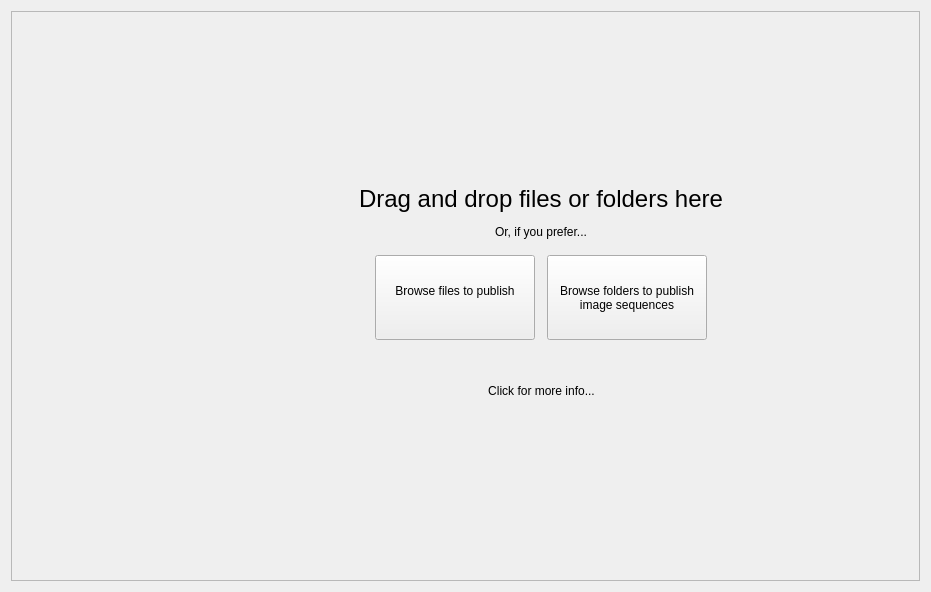
     <widget class="QWidget" name="large_drop_area_frame">
      <layout class="QVBoxLayout" name="verticalLayout_3">
       <property name="spacing">
        <number>0</number>
       </property>
       <item>
        <widget class="DropAreaFrame" name="large_drop_area">
         <property name="frameShape">
          <enum>QFrame::StyledPanel</enum>
         </property>
         <property name="frameShadow">
          <enum>QFrame::Raised</enum>
         </property>
         <layout class="QGridLayout" name="gridLayout_2" rowstretch="3,0,4" columnstretch="1,0,1">
          <property name="margin">
           <number>0</number>
          </property>
          <property name="spacing">
           <number>0</number>
          </property>
          <item row="0" column="1">
           <spacer name="verticalSpacer">
            <property name="orientation">
             <enum>Qt::Vertical</enum>
            </property>
            <property name="sizeHint" stdset="0">
             <size>
              <width>20</width>
              <height>98</height>
             </size>
            </property>
           </spacer>
          </item>
          <item row="1" column="0">
           <spacer name="horizontalSpacer_4">
            <property name="orientation">
             <enum>Qt::Horizontal</enum>
            </property>
            <property name="sizeHint" stdset="0">
             <size>
              <width>166</width>
              <height>20</height>
             </size>
            </property>
           </spacer>
          </item>
          <item row="1" column="1">
           <layout class="QHBoxLayout" name="horizontalLayout_6">
            <property name="spacing">
             <number>0</number>
            </property>
            <item>
             <widget class="QLabel" name="label_5">
              <property name="minimumSize">
               <size>
                <width>150</width>
                <height>150</height>
               </size>
              </property>
              <property name="maximumSize">
               <size>
                <width>150</width>
                <height>150</height>
               </size>
              </property>
              <property name="text">
               <string/>
              </property>
              <property name="pixmap">
               <pixmap resource="resources.qrc">:/tk_multi_datamanager/icon_256.png</pixmap>
              </property>
              <property name="scaledContents">
               <bool>true</bool>
              </property>
              <property name="alignment">
               <set>Qt::AlignCenter</set>
              </property>
             </widget>
            </item>
            <item>
             <layout class="QVBoxLayout" name="verticalLayout" stretch="10,0,0,0,0,0,10,0">
              <property name="spacing">
               <number>0</number>
              </property>
              <item>
               <spacer name="verticalSpacer_3">
                <property name="orientation">
                 <enum>Qt::Vertical</enum>
                </property>
                <property name="sizeHint" stdset="0">
                 <size>
                  <width>20</width>
                  <height>40</height>
                 </size>
                </property>
               </spacer>
              </item>
              <item>
               <widget class="QLabel" name="large_drop_area_label">
                <property name="styleSheet">
                 <string notr="true">QLabel {
    font-size: 24px;
}</string>
                </property>
                <property name="text">
                 <string>Drag and drop files or folders here</string>
                </property>
                <property name="alignment">
                 <set>Qt::AlignCenter</set>
                </property>
               </widget>
              </item>
              <item>
               <spacer name="verticalSpacer_5">
                <property name="orientation">
                 <enum>Qt::Vertical</enum>
                </property>
                <property name="sizeHint" stdset="0">
                 <size>
                  <width>0</width>
                  <height>12</height>
                 </size>
                </property>
               </spacer>
              </item>
              <item>
               <widget class="QLabel" name="label">
                <property name="text">
                 <string>Or, if you prefer...</string>
                </property>
                <property name="alignment">
                 <set>Qt::AlignCenter</set>
                </property>
               </widget>
              </item>
              <item>
               <spacer name="verticalSpacer_6">
                <property name="orientation">
                 <enum>Qt::Vertical</enum>
                </property>
                <property name="sizeHint" stdset="0">
                 <size>
                  <width>0</width>
                  <height>16</height>
                 </size>
                </property>
               </spacer>
              </item>
              <item>
               <layout class="QHBoxLayout" name="horizontalLayout_3">
                <property name="spacing">
                 <number>0</number>
                </property>
                <item>
                 <spacer name="horizontalSpacer_2">
                  <property name="orientation">
                   <enum>Qt::Horizontal</enum>
                  </property>
                  <property name="sizeHint" stdset="0">
                   <size>
                    <width>40</width>
                    <height>20</height>
                   </size>
                  </property>
                 </spacer>
                </item>
                <item>
                 <widget class="QToolButton" name="drop_area_browse_file">
                  <property name="minimumSize">
                   <size>
                    <width>160</width>
                    <height>85</height>
                   </size>
                  </property>
                  <property name="maximumSize">
                   <size>
                    <width>150</width>
                    <height>85</height>
                   </size>
                  </property>
                  <property name="focusPolicy">
                   <enum>Qt::NoFocus</enum>
                  </property>
                  <property name="toolTip">
                   <string>Browse files to publish</string>
                  </property>
                  <property name="text">
                   <string>Browse files to publish
    </string>
                  </property>
                  <property name="icon">
                   <iconset resource="resources.qrc">
                    <normaloff>:/tk_multi_datamanager/file.png</normaloff>:/tk_multi_datamanager/file.png</iconset>
                  </property>
                  <property name="iconSize">
                   <size>
                    <width>32</width>
                    <height>32</height>
                   </size>
                  </property>
                  <property name="toolButtonStyle">
                   <enum>Qt::ToolButtonTextUnderIcon</enum>
                  </property>
                 </widget>
                </item>
                <item>
                 <spacer name="horizontalSpacer_6">
                  <property name="orientation">
                   <enum>Qt::Horizontal</enum>
                  </property>
                  <property name="sizeHint" stdset="0">
                   <size>
                    <width>12</width>
                    <height>0</height>
                   </size>
                  </property>
                 </spacer>
                </item>
                <item>
                 <widget class="QToolButton" name="drop_area_browse_seq">
                  <property name="minimumSize">
                   <size>
                    <width>160</width>
                    <height>85</height>
                   </size>
                  </property>
                  <property name="maximumSize">
                   <size>
                    <width>150</width>
                    <height>85</height>
                   </size>
                  </property>
                  <property name="focusPolicy">
                   <enum>Qt::NoFocus</enum>
                  </property>
                  <property name="toolTip">
                   <string>Browse sequences to publish</string>
                  </property>
                  <property name="text">
                   <string>Browse folders to publish
image sequences</string>
                  </property>
                  <property name="icon">
                   <iconset resource="resources.qrc">
                    <normaloff>:/tk_multi_datamanager/image_sequence.png</normaloff>:/tk_multi_datamanager/image_sequence.png</iconset>
                  </property>
                  <property name="iconSize">
                   <size>
                    <width>32</width>
                    <height>32</height>
                   </size>
                  </property>
                  <property name="toolButtonStyle">
                   <enum>Qt::ToolButtonTextUnderIcon</enum>
                  </property>
                 </widget>
                </item>
                <item>
                 <spacer name="horizontalSpacer_3">
                  <property name="orientation">
                   <enum>Qt::Horizontal</enum>
                  </property>
                  <property name="sizeHint" stdset="0">
                   <size>
                    <width>40</width>
                    <height>20</height>
                   </size>
                  </property>
                 </spacer>
                </item>
               </layout>
              </item>
              <item>
               <spacer name="verticalSpacer_4">
                <property name="orientation">
                 <enum>Qt::Vertical</enum>
                </property>
                <property name="sizeHint" stdset="0">
                 <size>
                  <width>20</width>
                  <height>40</height>
                 </size>
                </property>
               </spacer>
              </item>
              <item>
               <layout class="QHBoxLayout" name="horizontalLayout_4" stretch="1,0,1">
                <property name="spacing">
                 <number>8</number>
                </property>
                <item>
                 <spacer name="horizontalSpacer_7">
                  <property name="orientation">
                   <enum>Qt::Horizontal</enum>
                  </property>
                  <property name="sizeHint" stdset="0">
                   <size>
                    <width>20</width>
                    <height>20</height>
                   </size>
                  </property>
                 </spacer>
                </item>
                <item>
                 <widget class="QPushButton" name="drag_progress_message">
                  <property name="focusPolicy">
                   <enum>Qt::NoFocus</enum>
                  </property>
                  <property name="text">
                   <string>Click for more info...</string>
                  </property>
                  <property name="icon">
                   <iconset resource="resources.qrc">
                    <normaloff>:/tk_multi_datamanager/status_warning.png</normaloff>:/tk_multi_datamanager/status_warning.png</iconset>
                  </property>
                  <property name="iconSize">
                   <size>
                    <width>22</width>
                    <height>22</height>
                   </size>
                  </property>
                  <property name="flat">
                   <bool>true</bool>
                  </property>
                 </widget>
                </item>
                <item>
                 <spacer name="horizontalSpacer_8">
                  <property name="orientation">
                   <enum>Qt::Horizontal</enum>
                  </property>
                  <property name="sizeHint" stdset="0">
                   <size>
                    <width>20</width>
                    <height>20</height>
                   </size>
                  </property>
                 </spacer>
                </item>
               </layout>
              </item>
             </layout>
            </item>
           </layout>
          </item>
          <item row="1" column="2">
           <spacer name="horizontalSpacer_5">
            <property name="orientation">
             <enum>Qt::Horizontal</enum>
            </property>
            <property name="sizeHint" stdset="0">
             <size>
              <width>179</width>
              <height>20</height>
             </size>
            </property>
           </spacer>
          </item>
          <item row="2" column="1">
           <spacer name="verticalSpacer_2">
            <property name="orientation">
             <enum>Qt::Vertical</enum>
            </property>
            <property name="sizeHint" stdset="0">
             <size>
              <width>20</width>
              <height>213</height>
             </size>
            </property>
           </spacer>
          </item>
         </layout>
        </widget>
       </item>
      </layout>
     </widget>
